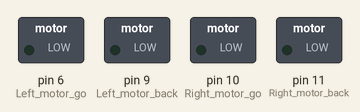
Simulated run of this sketch. Board: Arduino Uno, built with avr-gcc and run on an emulated ATmega328P. Parts: switched loads named in the sketch (green lamp = pin HIGH).

Above: at 0.05 s.
At 2.15 s:
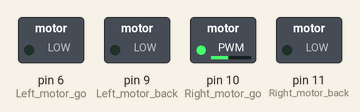
At 4.3 s:
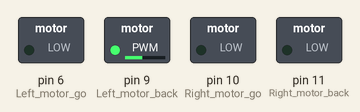
At 8.6 s:
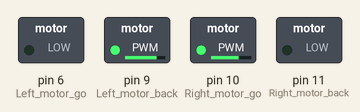
Timing chart, 0 to 11.2 s (numbered marks = the images above):
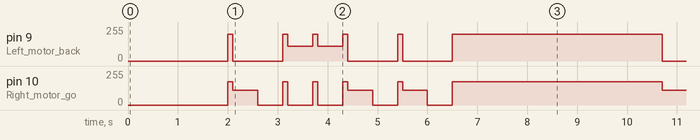

The sketch:

xuan.ino
```cpp
//============================智宇科技===========================
//  智能小车指定花式动作
//===============================================================
//#include <Servo.h>
int Left_motor_go=6;     //左电机前进(IN1)
int Left_motor_back=9;     //左电机后退(IN2)

int Right_motor_go=10;    // 右电机前进(IN3)
int Right_motor_back=11;    // 右电机后退(IN4)

void setup()
{
  //初始化电机驱动IO为输出方式
  pinMode(Left_motor_go,OUTPUT); // PIN 6 (PWM)
  pinMode(Left_motor_back,OUTPUT); // PIN 9 (PWM)
  pinMode(Right_motor_go,OUTPUT);// PIN 10 (PWM)
  pinMode(Right_motor_back,OUTPUT);// PIN 11 (PWM)
}

void brake(int time)         //刹车，停车
{
  digitalWrite(Right_motor_go,LOW);
  digitalWrite(Right_motor_back,LOW);
  digitalWrite(Left_motor_go,LOW);
  digitalWrite(Left_motor_back,LOW);
  delay(time * 100);//执行时间，可以调整
}
void run (int time)     // 前进
{
  digitalWrite(Right_motor_go,HIGH);  // 右电机前进
  digitalWrite(Right_motor_back,LOW);
  analogWrite(Right_motor_go,175);//PWM比例0~255调速，左右轮差异略增减
  analogWrite(Right_motor_back,0);
  digitalWrite(Left_motor_go,LOW);  // 左电机前进
  digitalWrite(Left_motor_back,HIGH);
  analogWrite(Left_motor_go,0);//PWM比例0~255调速，左右轮差异略增减
  analogWrite(Left_motor_back,200);
  delay(time * 100);   //执行时间，可以调整
}
void left(int time)         //左转(左轮不动，右轮前进)
{
  digitalWrite(Right_motor_go,HIGH);  // 右电机前进
  digitalWrite(Right_motor_back,LOW);
  analogWrite(Right_motor_go,110);
  analogWrite(Right_motor_back,0);//PWM比例0~255调速
  digitalWrite(Left_motor_go,LOW);   //左轮后退
  digitalWrite(Left_motor_back,LOW);
  analogWrite(Left_motor_go,0);
  analogWrite(Left_motor_back,0);//PWM比例0~255调速
  delay(time * 100);  //执行时间，可以调整
}

void right(int time)        //右转(右轮不动，左轮前进)
{
  digitalWrite(Right_motor_go,LOW);   //右电机后退
  digitalWrite(Right_motor_back,LOW);
  analogWrite(Right_motor_go,0);
  analogWrite(Right_motor_back,0);//PWM比例0~255调速
  digitalWrite(Left_motor_go,LOW);//左电机前进
  digitalWrite(Left_motor_back,HIGH);
  analogWrite(Left_motor_go,0);
  analogWrite(Left_motor_back,110);//PWM比例0~255调速
  delay(time * 100);  //执行时间，可以调整
}

void back(int time)          //后退
{
  digitalWrite(Right_motor_go,LOW);  //右轮后退
  digitalWrite(Right_motor_back,HIGH);
  analogWrite(Right_motor_go,0);
  analogWrite(Right_motor_back,100);//PWM比例0~255调速
  digitalWrite(Left_motor_go,HIGH);  //左轮后退
  digitalWrite(Left_motor_back,LOW);
  analogWrite(Left_motor_go,100);
  analogWrite(Left_motor_back,0);//PWM比例0~255调速
  delay(time * 100);     //执行时间，可以调整
}

void loop()
{
  int i;
  delay(2000); //延时2s后启动
  run(1);
  left(5);
  brake(5);
  run(1);
  right(5);
  run(1);
  right(5);
  run(1);
  left(5);
  brake(5);
  run(1);
  left(5);
  brake(5);
  run(1);
  delay(2000);
}
```

Measured:
- by itself, pin 9 (Left_motor_back): repeats every 8.6 s: 0/255 1.0 s, 2 × (200/255 0.10 s, 110/255 0.50 s), 2 × (200/255 0.10 s, 0/255 1.0 s), 200/255 4.2 s
- by itself, pin 10 (Right_motor_go): repeats every 8.6 s: 110/255 0.50 s, 3 × (0/255 0.50 s, 175/255 0.10 s), 110/255 0.50 s, 0/255 0.50 s, 175/255 0.10 s, 110/255 0.50 s, 0/255 0.50 s, 175/255 4.2 s
